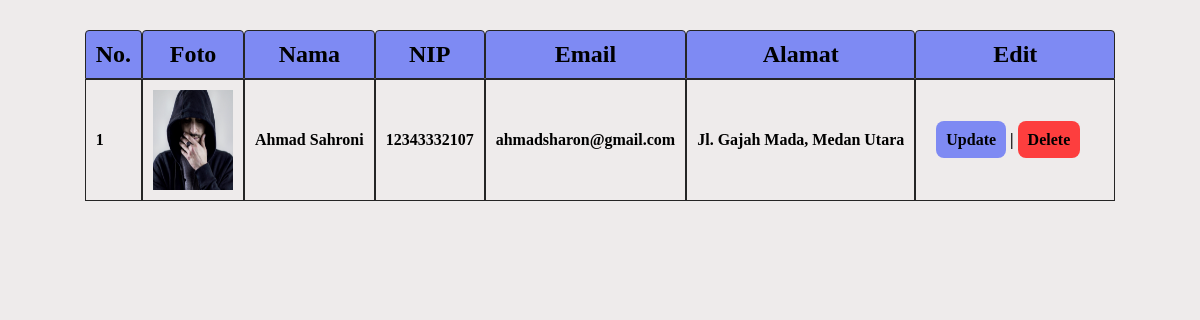
The page /data.php?keyword=ahmad sahroni on the database its author committed.
### tables this page shows
CREATE TABLE `data_karyawan` (
  `id` int(11) NOT NULL,
  `foto` varchar(200) NOT NULL,
  `nama` varchar(200) NOT NULL,
  `nip` varchar(12) NOT NULL,
  `email` varchar(255) NOT NULL,
  `alamat` text NOT NULL
);

### functions/functions.php (called while the page is built, shortened)
<?php
$conn = mysqli_connect('localhost','root','','data_pekerja');
function query($query) {
    global $conn;
    $result = mysqli_query($conn,$query);
    $datas  = [];
    while ($data = mysqli_fetch_assoc($result)) {
        $datas[] = $data ;
    }
    return $datas ;
}
?>

### data.php (the view, shortened to what this page needs)
<?php
require('functions/functions.php');
$keyword = $_GET['keyword'];
$query = "SELECT * FROM data_karyawan WHERE
nama LIKE '%$keyword%' OR
nip LIKE '%$keyword%' OR
email LIKE '%$keyword%' OR
alamat LIKE '%$keyword%'";
$dataperHalaman = 3;
$jumlahData = count(query($query));
$halamanAktif = isset($_GET['halaman']) ? $_GET['halaman'] : 1 ;
$awalanData = ($dataperHalaman * $halamanAktif) - $dataperHalaman;
$data_pekerja = query($query);
?>
<html lang="en">
<head>
    <link rel="stylesheet" href="index.css">
</head>
<body>
    <div class="container">
        <div class="table" >
            <table  cellpadding="10" cellspacing="0"; >
                <tr>
                    <th>No.</th>
                    <th>Foto</th>
                    <th>Nama</th>
                    <th>NIP</th>
                    <th>Email</th>
                    <th>Alamat</th>
                    <th>Edit</th>
                </tr>
                <?php $i = 1 ?>
                <?php foreach($data_pekerja as $datas) :?>
                <tr>
                    <td><?= $i + $awalanData ?></td>
                    <td><img src="images/<?= $datas['foto']; ?>" alt=""></td>
                    <td><?= ucwords($datas['nama']) ; ?></td>
                    <td><?= $datas['nip']; ?></td>
                    <td><?= $datas['email']; ?></td>
                    <td><?= ucwords($datas['alamat']); ?></td>
                    <div class="ubah">
                        <td class="change" >
                            <a href="update/update.php?id=<?= $datas['id']; ?>" class="update" >Update</a> |
                            <a href="delete.php?id=<?= $datas['id']; ?>" class="delete"  onclick="return confirm('Apakah Anda Yakin..??')">Delete</a>
                        </td>
                    </div>
                </tr>
                <?php $i++ ?>
                <?php endforeach; ?>
            </table>
        </div>
    </div>
</body>
</html>

### index.css (style rules this page uses)
*,html { margin: 0; padding: 0; box-sizing: border-box; }
body { background-color: rgb(238, 235, 235); }
.container { max-width: 1200px; margin: 0 auto; }
.table { display: flex; justify-content: center; align-items: center; padding: 10px; margin: 20px; margin-top: 20px ; }
tr th { padding: 10px; font-weight: bold; font-size: 24px; background-color: rgb(126, 138, 243); border: 1.5px solid rgb(37, 37, 37); border-radius: 4px 4px 0 0; -webkit-border-radius: 4px 4px 0 0; -moz-border-radius: 4px 4px 0 0; -ms-border-radius: 4px 4px 0 0; -o-border-radius: 4px 4px 0 0; }
th { margin: 10px; }
tr td { font-size: 16px; padding: 10px; font-weight: bold; border: 1.5px solid rgb(37, 37, 37); }
.ubah { display: flex; }
.change { padding: 20px; width: 200px; }
.update { text-decoration: none; background-color: rgb(126, 138, 243) ; color: black ; padding: 10px; border-radius: 8px; font-weight: bold; font-size: 16px; }
.delete { text-decoration: none; background-color: rgb(253, 62, 62) ; color: black ; padding: 10px; border-radius: 8px; font-weight: bold; font-size: 16px; }
img { width: 80px; height: 100px; }

### rows shown on the page
data_karyawan: awalanData "1", foto (picture), nama "Ahmad Sahroni", nip "12343332107", email "ahmadsharon@gmail.com", alamat "Jl. Gajah Mada, Medan Utara"
